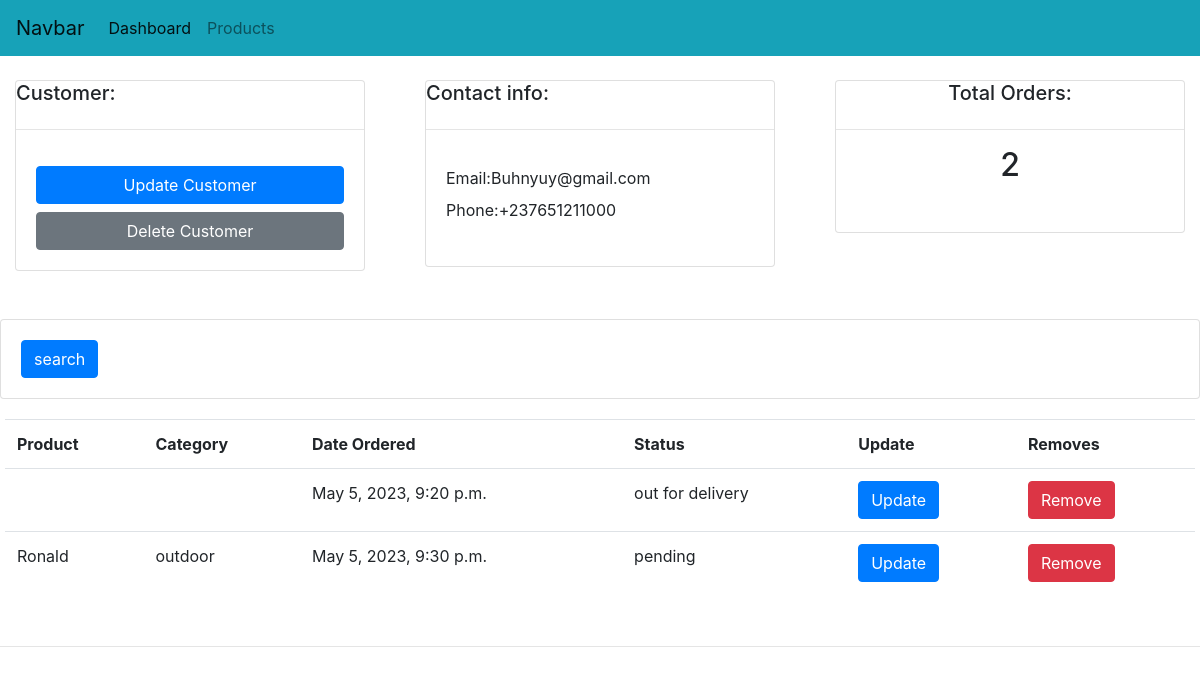
Before: /customer with the older database file.
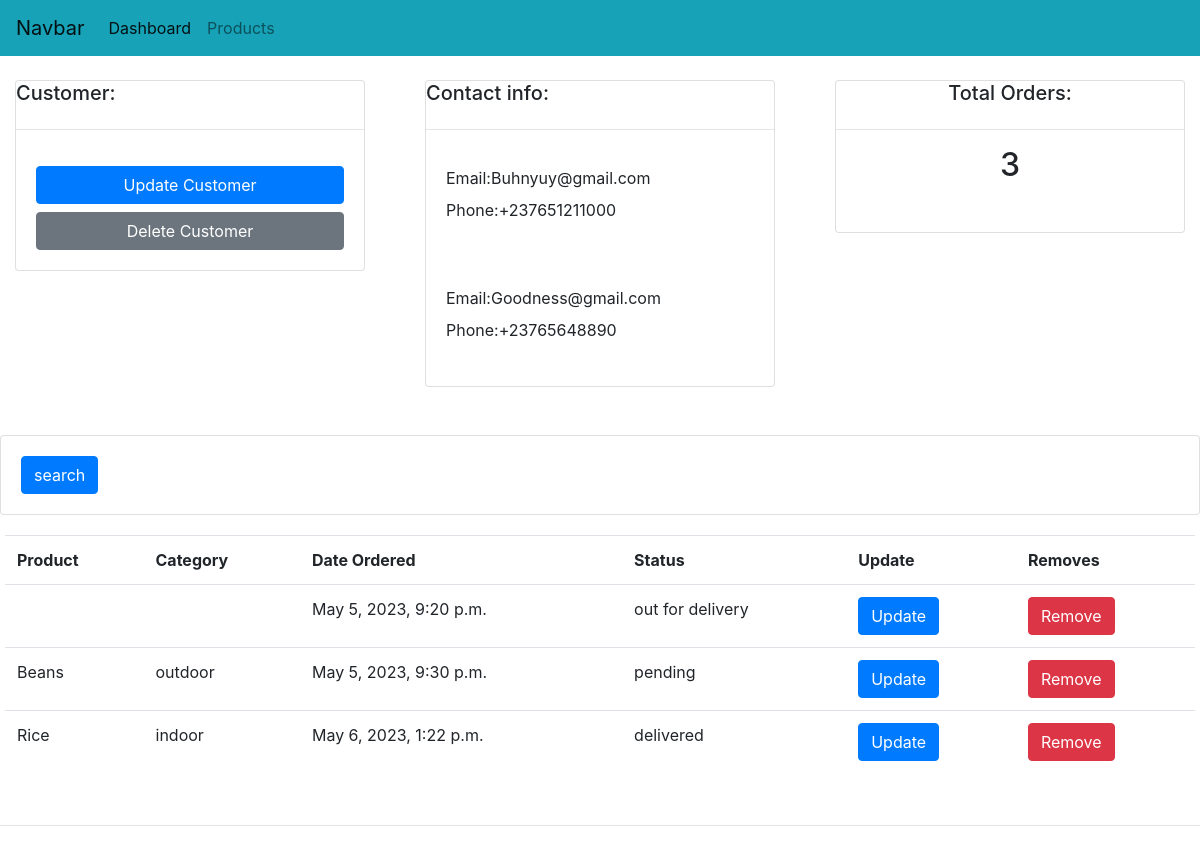
After: the same page with the newer database file.
### accounts/models.py (models this page shows, shortened)
class Customer(models.Model):
    name = models.CharField(max_length=200 ,null=True)
    phone = models.CharField(max_length=34 ,null=True)
    email = models.EmailField(max_length=399 ,null=True)
    date_created = models.DateTimeField(auto_now_add=True,null=True)

class Order(models.Model):
    STATUS = (
        ('pending','pending'),
        ('out for delivery','out for delivery'),
        ('delivered','delivered')
    )
    customer = models.ForeignKey(Customer,on_delete=models.SET_NULL,null=True)
    product = models.ForeignKey(Product,on_delete=models.SET_NULL,null=True)
    date_created = models.DateTimeField(auto_now_add=True,null=True)
    status = models.CharField(max_length=200 ,null=True,choices=STATUS)

class Product(models.Model):
    CATEGORY = (
        ('indoor','indoor'),
        ('outdoor','outdoor')
    )
    name = models.CharField(max_length=200,null=True)
    price = models.FloatField(null=True)
    category = models.CharField(max_length=200,null=True,choices= CATEGORY)
    description = models.CharField(max_length=200,null=True)
    date_created = models.DateTimeField(auto_now_add=True,null=True)

### accounts/views.py (the view)
# urls.py: path('customer',views.customer, name="customer"),
def customer(request):
    det = Customer.objects.all()
    all = Order.objects.all()
    order_count = all.count()
    context = {
        'det':det,
        'all':all,
        'order_count': order_count
    }
    return render(request,'accounts/customer.html',context)

### templates/accounts/customer.html
{% extends 'accounts/main.html' %}
{% block content %}
<br>
<div class="row">
    <div class="col">
        <div class="col-md">
            <div class="card">
                <h5>Customer:</h5><hr>
                <div class="card-body">
                    <div class="btn btn-block btn-primary">Update Customer</div>
                    <div class="btn btn-block btn-secondary">Delete Customer</div>
                </div>
            </div>
        </div>
    </div>
    <div class="col">
        <div class="col-md">
            <div class="card">
                <h5>Contact info:</h5><hr>
                {% for info in det %}
                <div class="card-body">
                    <div class="form form-group">
                        <label for="email">Email:{{ info.email }}</label><br>
                        <label for="phone">Phone:{{ info.phone }}</label>
                    </div>
                </div>
                {% endfor %}
            </div>
        </div>
    </div>
    <div class="col">
        <div class="col-md">
            <div class="card text-center">
                <h5>Total Orders:</h5><hr>
                <h2>{{ order_count }}</h2>
                <div class="card-body">
                </div>
            </div>
        </div>
    </div>
</div>
<div class="card bg-white mt-5">
    <div class="card-body">
        <div class="btn btn-primary">search</div>
    </div>
</div>
<div class="row">
        <div class="card-body" id="mylist">
            <table class="table">
                <tr>
                    <th>Product</th>
                    <th>Category</th>
                    <th>Date Ordered</th>
                    <th>Status</th>
                    <th>Update</th>
                    <th>Removes</th>
                </tr>
                {% for field in all %}
                <tr>
                    <td>{{ field.product.name }}</td>
                    <td>{{ field.product.category }}</td>
                    <td>{{ field.date_created }}</td>
                    <td>{{ field.status }}</td>
                    <td><a href="" class="btn btn-button btn-primary">Update</a></td>
                    <td><a href="" class="btn btn-button btn-danger">Remove</a></td>
                </tr>
                {% endfor %}
            </table>
        </div>
</div><hr>
{% endblock %}

### templates/accounts/main.html (shortened to what this page needs)
{% load static %}
<!DOCTYPE html>
<html lang="en">
<head>
    <link rel="stylesheet" href="{% static '/css/style.css' %}">
    <link rel="stylesheet" href="https://cdn.jsdelivr.net/npm/bootstrap@4.1.3/dist/css/bootstrap.min.css">
</head>
<body>
    {% include 'accounts/nav.html' %}
    {% block content %}
    {% endblock %}
</body>
</html>

### templates/accounts/nav.html (shortened to what this page needs)
<nav class="navbar navbar-expand-lg navbar-light bg-info">
  <a class="navbar-brand" href="{% url 'customer' %}">Navbar</a>
  <div class="collapse navbar-collapse" id="navbarNavDropdown">
    <ul class="navbar-nav">
      <li class="nav-item active">
        <a class="nav-link" href="{% url 'dashbord' %}">Dashboard <span class="sr-only">(current)</span></a>
      </li>
      <li class="nav-item">
        <a class="nav-link" href="{% url 'products' %}">Products</a>
      </li>
    </ul>
  </div>
</nav>

### accounts/static/css/style.css (style rules this page uses)
* { box-sizing: border-box; }
body { background-color: aqua; }

### templates/accounts/main.html (style rules this page uses)
body { background-image: url("% static '/images/Cartoon wallpaper.jpg' %"); }

Changed rows visible on the page:
added Customer: email "Goodness@gmail.com", phone "+23765648890"
changed through a linked row, Order "pending": product.name "Ronald" → "Beans"
added Order: product.name "Rice", product.category "indoor", date_created "May 6, 2023, 1:22 p.m.", status "delivered"
Other visible differences:
{{ order_count }}: "2" → "3"
